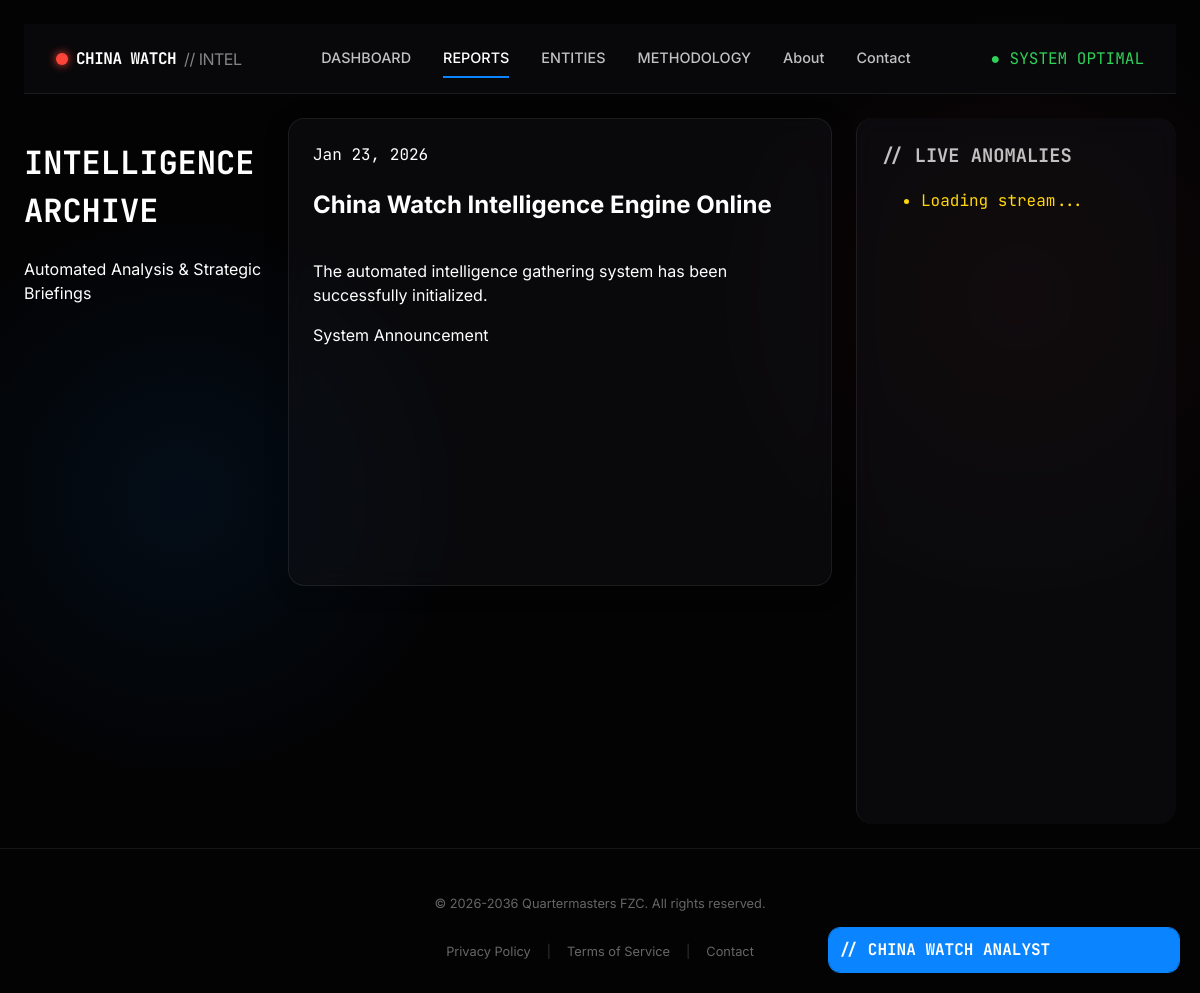
Page /reports on the committed database.
### tables this page shows
CREATE TABLE `reports` (
  `id` bigint(20) NOT NULL AUTO_INCREMENT,
  `slug` varchar(255) NOT NULL,
  `title` varchar(255) NOT NULL,
  `summary` text NOT NULL,
  `content` longtext NOT NULL,
  `tags` json DEFAULT NULL,
  `source_url` varchar(500) DEFAULT NULL,
  `published_at` datetime NOT NULL DEFAULT CURRENT_TIMESTAMP,
  `views` int(11) DEFAULT 0,
  PRIMARY KEY (`id`),
  UNIQUE KEY `idx_slug` (`slug`),
  KEY `idx_published` (`published_at`)
);

### core/src/Controllers/ReportController.php (called while the page is built, shortened)
<?php
class ReportController
{
    public function index(): void
    {
        $reports = DB::query("SELECT id, title, slug, summary, published_at, tags FROM reports ORDER BY published_at DESC LIMIT 20");
        View::render('reports/index', [
            'reports' => $reports,
            'page_title' => 'Intelligence Archive // China Watch',
            'meta_description' => 'Access the full archive of AI-generated intelligence reports on China\'s economy, industrial sectors, and geopolitical maneuvers.',
            'canonical_url' => 'https://chinawatch.blog/reports'
        ]);
    }
}

### public_html/index.php (called while the page is built, shortened)
<?php
require_once __DIR__ . '/../core/src/bootstrap.php';
$router = new Router();
$router->get('/', [DashboardController::class, 'index']);
$router->get('/contact', [\RedPulse\Controllers\ContactController::class, 'index']);
$router->post('/contact', [\RedPulse\Controllers\ContactController::class, 'send']);
$router->get('/about', [\RedPulse\Controllers\StaticController::class, 'about']);
$router->get('/methodology', [\RedPulse\Controllers\StaticController::class, 'methodology']);
$router->get('/privacy', [\RedPulse\Controllers\StaticController::class, 'privacy']);
$router->get('/terms', [\RedPulse\Controllers\StaticController::class, 'terms']);
$router->get('/entities', [\RedPulse\Controllers\EntitiesController::class, 'index']);
$router->get('/entity/{id}', [\RedPulse\Controllers\EntitiesController::class, 'show']);
$router->get('/reports', [\RedPulse\Controllers\ReportController::class, 'index']);
$router->get('/reports/{slug}', [\RedPulse\Controllers\ReportController::class, 'show']);
$router->get('/tags', [\RedPulse\Controllers\TagController::class, 'index']);
$router->get('/tag/{slug}', [\RedPulse\Controllers\TagController::class, 'show']);
$router->get('/sitemapindex.xml', [\RedPulse\Controllers\SitemapController::class, 'sitemapIndex']);
$router->get('/sitemap.xml', [\RedPulse\Controllers\SitemapController::class, 'index']);
$router->get('/sitemap-reports.xml', [\RedPulse\Controllers\SitemapController::class, 'reports']);
$router->get('/sitemap-entities.xml', [\RedPulse\Controllers\SitemapController::class, 'entities']);
$router->get('/sitemap-tags.xml', [\RedPulse\Controllers\SitemapController::class, 'tags']);
$router->get('/sitemap-news.xml', [\RedPulse\Controllers\SitemapController::class, 'news']);
$router->get('/api/ticker', [DashboardController::class, 'ticker']);
$router->post('/api/chat', [\RedPulse\Controllers\ChatController::class, 'ask']);
$router->dispatch();

### core/src/bootstrap.php (called while the page is built, shortened)
<?php
spl_autoload_register(function ($class) {
    $prefix = 'RedPulse\\';
    $base_dir = __DIR__ . '/';
    $len = strlen($prefix);
    $relative_class = substr($class, $len);
    $file = $base_dir . str_replace('\\', '/', $relative_class) . '.php';
});

### core/src/Core/DB.php (called while the page is built, shortened)
<?php
class DB
{
    private static ?PDO $instance = null;
    public static function connect(): PDO
    {
        if (self::$instance === null) {
            try {
                $dsn = "mysql:host=" . DB_HOST . ";dbname=" . DB_NAME . ";charset=utf8mb4";
                $options = [
                    PDO::ATTR_ERRMODE => PDO::ERRMODE_EXCEPTION,
                    PDO::ATTR_DEFAULT_FETCH_MODE => PDO::FETCH_ASSOC,
                    PDO::ATTR_EMULATE_PREPARES => false,
                ];
                self::$instance = new PDO($dsn, DB_USER, DB_PASS, $options);
            } catch (PDOException $e) {
                error_log("Database Connection Error: " . $e->getMessage());
                die("System Unavailable (Database Error)");
            }
        }
        return self::$instance;
    }
    public static function query(string $sql, array $params = []): array
    {
        $stmt = self::connect()->prepare($sql);
        $stmt->execute($params);
        return $stmt->fetchAll();
    }
}

### core/views/reports/index.php (the view)
<div class="archive-header text-center py-16">
    <h1 class="text-4xl font-mono mb-4">INTELLIGENCE ARCHIVE</h1>
    <p class="text-[var(--text-secondary)]">Automated Analysis & Strategic Briefings</p>
</div>
<div class="bento-grid" style="grid-template-columns: repeat(auto-fill, minmax(300px, 1fr));">
    <?php foreach ($reports as $r): ?>
        <a href="/reports/<?= $r['slug'] ?>" class="tile block" style="text-decoration: none; color: inherit;">
            <div class="text-xs font-mono text-[var(--signal-blue)] mb-2">
                <?= date('M d, Y', strtotime($r['published_at'])) ?>
            </div>
            <h2 class="text-xl font-bold mb-3 hover:text-[var(--signal-red)] transition-colors">
                <?= $r['title'] ?>
            </h2>
            <p class="text-sm text-[var(--text-secondary)] line-clamp-3">
                <?= $r['summary'] ?>
            </p>
            <div class="mt-4 flex gap-2">
                <?php
                $tags = json_decode($r['tags'], true) ?? [];
                $tags = array_slice($tags, 0, 2);
                foreach ($tags as $tag): ?>
                    <span class="text-[10px] uppercase border border-[var(--border-subtle)] px-2 py-1 rounded">
                        <?= $tag ?>
                    </span>
                <?php endforeach; ?>
            </div>
        </a>
    <?php endforeach; ?>
</div>

### rows in the picture
reports: published_at "Jan 23, 2026", title "China Watch Intelligence Engine Online", summary "The automated intelligence gathering system has been successfully initialized.", tags "System", tags "Announcement"
